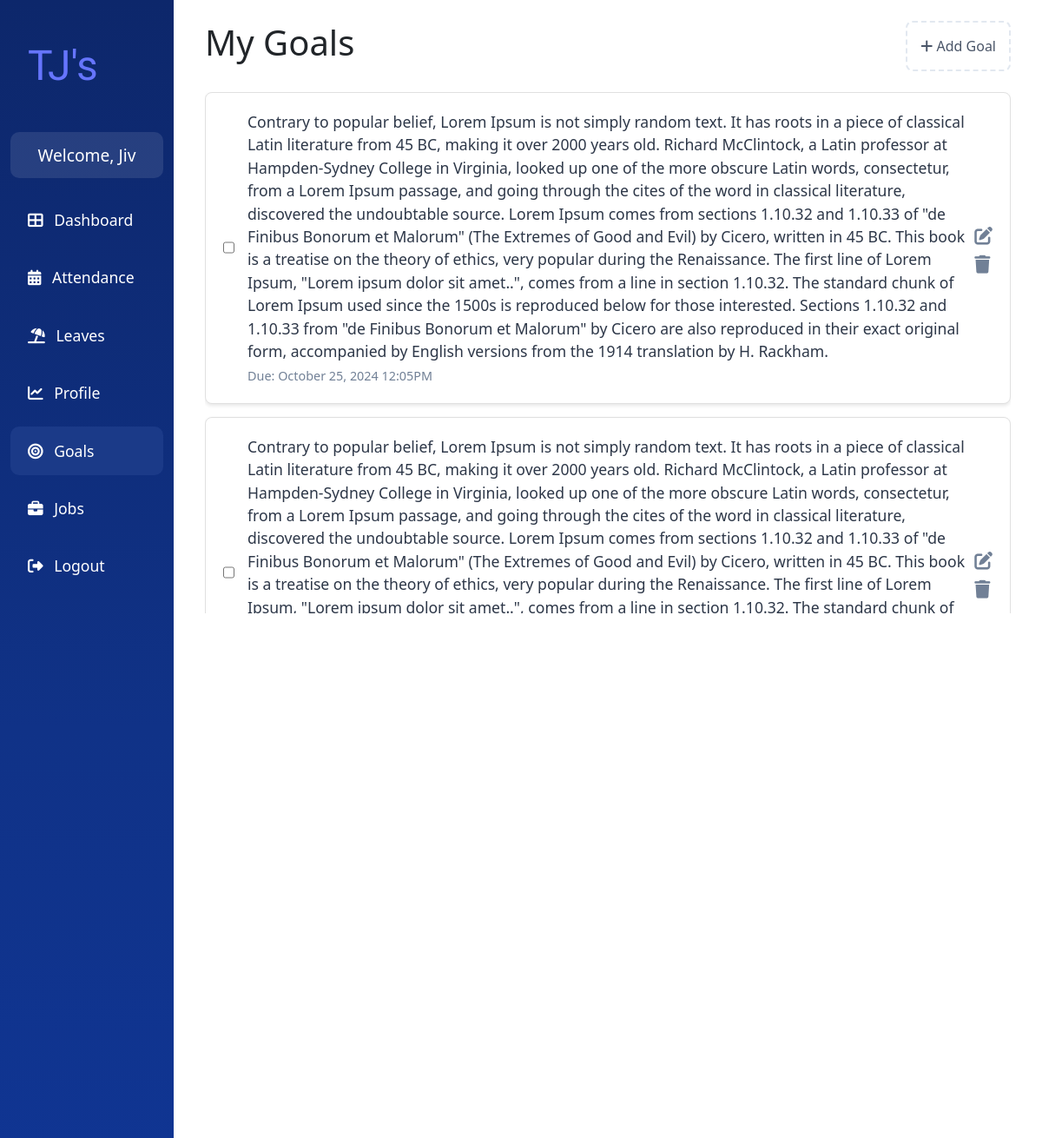
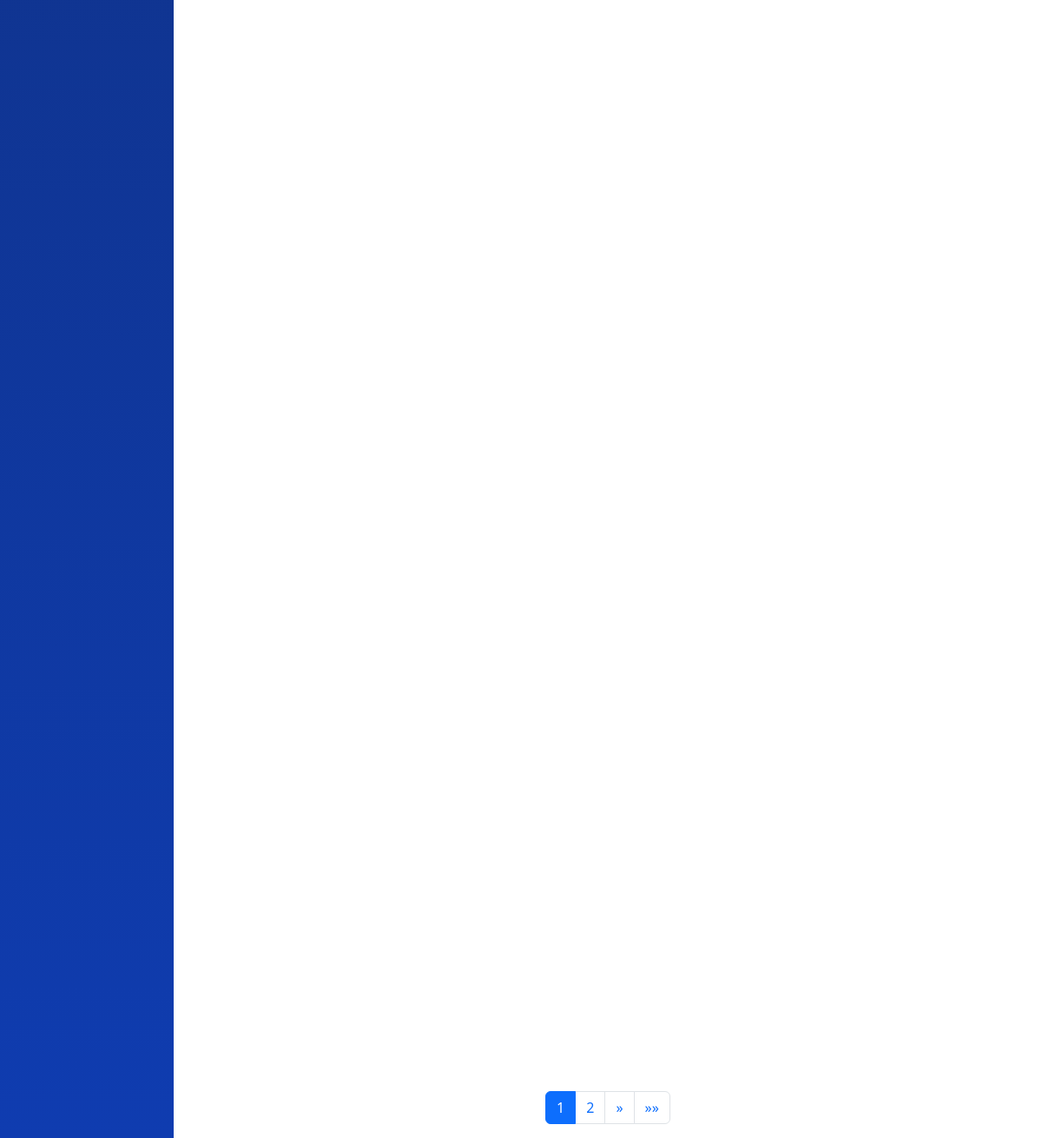
Screenshot of /goals/ (signed in) with the database file from the repository (2 pictures, top to bottom).
### api/models.py (models this page shows, shortened)
class User(AbstractUser):
    ROLE_CHOICES = [
        ("ADMIN", "Admin"),
        ("EMPLOYEE", "Employee"),
        ("MANAGER", "Manager"),
    ]
    STATUS_CHOICES = [
        ("APPROVED", "Approved"),
        ("REJECTED", "Rejected"),
        ("PENDING", "Pending"),
    ]
    username = None  # Remove the username field entirely
    email = models.EmailField(_("email address"), unique=True)
    phone_regex = RegexValidator(
        regex=r"^\+?1?\d{9,15}$",
        message="Phone number must be entered in the format: '+999999999'. Up to 15 digits allowed.",
    )
    phone_number = models.CharField(validators=[phone_regex], max_length=17, blank=True)
    address = models.OneToOneField(
        Address, on_delete=models.CASCADE, blank=True, null=True
    )
    role = models.CharField(max_length=10, choices=ROLE_CHOICES, default="EMPLOYEE")
    date_of_hire = models.DateField(blank=True, null=True)
    profile_path = models.ImageField(null=True, blank=True)
    status = models.CharField(max_length=20, choices=STATUS_CHOICES, default="PENDING")
    job = models.ForeignKey(Job, on_delete=models.SET_NULL, null=True, blank=True)
    groups = models.ManyToManyField(
        "auth.Group",
        verbose_name=_("groups"),
        blank=True,
        related_name="custom_user_set",
        related_query_name="custom_user",
    )
    user_permissions = models.ManyToManyField(
        "auth.Permission",
        verbose_name=_("user permissions"),
        blank=True,
        related_name="custom_user_set",
        related_query_name="custom_user",
    )
    objects = UserManager()
    USERNAME_FIELD = "email"
    REQUIRED_FIELDS = ["first_name", "last_name", "date_of_hire", "password"]

class Goal(models.Model):
    description = models.TextField()
    user = models.ForeignKey(User, on_delete=models.CASCADE)
    due_date = models.DateTimeField()
    completed = models.BooleanField(default=False)
    created_at = models.DateTimeField(auto_now_add=True)
    updated_at = models.DateTimeField(auto_now=True)

### api/views.py (the view)
# urls.py: path("goals/", views.goal_list, name="goals"),
@login_required
def goal_list(request):
    goals = Goal.objects.filter(user=request.user).order_by("-due_date")
    goal_filter = GoalFilter(request.GET, queryset=goals)
    paginator = Paginator(goal_filter.qs, 10)
    page_number = request.GET.get("page")
    page_obj = paginator.get_page(page_number)
    edit_goal_forms = {goal.id: GoalForm(instance=goal) for goal in goals}
    context = {
        "page_obj": page_obj,
        "edit_goal_forms": edit_goal_forms,
        "add_goal_form": GoalForm(),
        "filter": goal_filter,
    }
    return render(request, "goals.html", context)

### api/forms.py
class GoalForm(forms.ModelForm):
    class Meta:
        model = Goal
        fields = ["description", "due_date"]
        widgets = {
            "due_date": forms.DateTimeInput(attrs={"type": "datetime-local"}),
        }

### api/templatetags/custom_filters.py (called while the page is built)
@register.filter
def dict_get(d, key):
    return d.get(key)

### api/templates/api/goals.html (shortened to what this page needs)
{% extends "base.html" %}
{% load static %}
{% load crispy_forms_tags %}
{% load custom_filters %}
{% block content %}
<div class="page-container">
    <div class="content-wrapper container mt-4">
        <div class="d-flex justify-content-between align-items-center mb-4">
            <h1 class="text-3xl font-bold">My Goals</h1>
            <div class="add-goal" data-bs-toggle="modal" data-bs-target="#addGoalModal">
                <i class="fas fa-plus mr-2"></i> Add Goal
            </div>
        </div>
        <div id="goals-list">
            {% for goal in page_obj %}
            <div class="goal-item {% if goal.completed %}completed{% endif %}">
                <div class="d-flex align-items-center">
                    <input type="checkbox" class="goal-checkbox" {% if goal.completed %}checked{% endif %}>
                    <div>
                        <div class="goal-description">{{ goal.description }}</div>
                        <div class="goal-due-date">Due: {{ goal.due_date|date:"F j, Y g:iA" }}</div>
                    </div>
                    <div class="goal-actions ml-auto">
                        <i class="fas fa-edit" data-bs-toggle="modal" data-bs-target="#editGoalModal{{ goal.id }}"></i>
                        <i class="fas fa-trash" data-bs-toggle="modal" data-bs-target="#deleteGoalModal{{ goal.id }}"></i>
                    </div>
                </div>
            </div>
            {% empty %}
                <div class="goal-item">
                    <h4 class="text-center">You have no goals to accomplish.<br/><small>Set up goals to have a productive day ahead.</small></h4>
                </div>
            {% endfor %}
        </div>
        <nav aria-label="Page navigation" class="mt-auto">
            <ul class="pagination justify-content-center">
                {% for num in page_obj.paginator.page_range %}
                    {% if page_obj.number == num %}
                        <li class="page-item active"><span class="page-link">{{ num }}</span></li>
                    {% elif num > page_obj.number|add:'-3' and num < page_obj.number|add:'3' %}
                        <li class="page-item"><a class="page-link" href="?page={{ num }}">{{ num }}</a></li>
                    {% endif %}
                {% endfor %}
                {% if page_obj.has_next %}
                <li class="page-item">
                    <a class="page-link" href="?page={{ page_obj.next_page_number }}" aria-label="Next">
                        <span aria-hidden="true">&raquo;</span>
                    </a>
                </li>
                <li class="page-item">
                    <a class="page-link" href="?page={{ page_obj.paginator.num_pages }}" aria-label="Last">
                        <span aria-hidden="true">&raquo;&raquo;</span>
                    </a>
                </li>
                {% endif %}
            </ul>
        </nav>
    </div>
</div>
{% endblock content %}

### api/templates/api/base.html (shortened to what this page needs)
{% load static %}
<!DOCTYPE html>
<html lang="en">
  <head>
    <link
      href="https://cdn.jsdelivr.net/npm/bootstrap@5.3.0/dist/css/bootstrap.min.css"
      rel="stylesheet"
    />
    <link
      href="https://cdnjs.cloudflare.com/ajax/libs/font-awesome/6.4.0/css/all.min.css"
      rel="stylesheet"
    />
  </head>
  <body>
    <div class="container-fluid">
      <div class="row">
        <nav
          id="sidebarMenu"
          class="col-md-3 col-lg-2 d-md-block sidebar collapse"
        >
          <div class="position-sticky">
            <div class="logo">
              TJ's
            </div>
            <div class="welcome-message">
              <h3>Welcome, {{ request.user.first_name|capfirst }}</h3>
            </div>
            <ul class="nav flex-column">
              <li class="nav-item">
                <a class="nav-link {% if request.resolver_match.url_name == 'dashboard' %}active{% endif %}" href="{% url 'dashboard' %}">
                  <i class="fas fa-th-large me-2"></i> Dashboard
                </a>
              </li>
              <li class="nav-item">
                <a class="nav-link {% if request.resolver_match.url_name == 'attendance' or request.resolver_match.url_name == 'employee_attendance' %}active{% endif %}"
                {% if request.user.role == "MANAGER" %}
                  href="{% url 'attendance' %}"
                {% else %}
                  href="{% url 'employee_attendance' %}"
                {% endif %}>
                  <i class="fas fa-calendar-alt me-2"></i> Attendance
                </a>
              </li>
              <li class="nav-item">
                <a class="nav-link {% if request.resolver_match.url_name == 'leaves' %}active{% endif %}" href="{% url 'leaves' %}">
                  <i class="fa-solid fa-umbrella-beach me-2"></i> Leaves
                </a>
              </li>
              <li class="nav-item">
                <a class="nav-link {% if request.resolver_match.url_name == 'profile' %}active{% endif %}" href="{% url 'profile' %}">
                  <i class="fas fa-chart-line me-2"></i> Profile
                </a>
              </li>
              <li class="nav-item">
                <a class="nav-link {% if request.resolver_match.url_name == 'goals' %}active{% endif %}" href="{% url 'goals' %}">
                  <i class="fas fa-bullseye me-2"></i> Goals
                </a>
              </li>
              {% if request.user.role == "MANAGER" %}
                <li class="nav-item">
                  <a class="nav-link {% if request.resolver_match.url_name == 'jobs' %}active{% endif %}" href="{% url 'jobs' %}">
                    <i class="fa-solid fa-briefcase me-2"></i> Jobs
                  </a>
                </li>
              {% endif %}
              <li class="nav-item">
                <a class="nav-link" href="#" data-bs-toggle="modal" data-bs-target="#logoutModal">
                  <i class="fas fa-sign-out-alt me-2"></i> Logout
                </a>
              </li>
            </ul>
          </div>
        </nav>
        <main class="col-md-9 ms-sm-auto col-lg-10 px-md-4 main-content">
          {% block content %} {% endblock content %}
        </main>
      </div>
    </div>
  </body>
</html>

### api/templates/api/base.html (style rules this page uses)
:root { --primary-color: #6675FE; --primary-light: #6366f1; --background-color: #f8fafc; --text-color: #1e293b; }
body { 8 background-color: #f0f2f5; }
.sidebar { background: linear-gradient(180deg, #0D276B 0%, #103287 32%, #0F3CB0 100%); color: white; height: 100vh; padding-top: 20px; overflow-y: auto; position: fixed; top: 0; left: 0; z-index: 1000; }
.sidebar .nav-link { color: white; padding: 15px 20px; font-size: 1.1rem; margin-bottom: 10px; }
.sidebar .nav-link.active { background-color: #1B3A88; border-radius: 10px; }
.logo { font-family: 'Paytone One', sans-serif; font-weight: 400; color: var(--primary-color); font-size: 3rem; padding: 20px; margin-bottom: 20px; }
.main-content { margin-left: 0; padding-top: 0; }
.welcome-message { background-color: rgba(255, 255, 255, 0.1); border-radius: 10px; padding: 15px; margin-bottom: 20px; text-align: center; }
.welcome-message h3 { font-size: 1.2rem; margin-bottom: 0; color: #ffffff; font-weight: 500; }

### api/templates/api/goals.html (style rules this page uses)
.page-container { display: flex; flex-direction: column; min-height: 100vh; }
.content-wrapper { flex: 1; display: flex; flex-direction: column; }
#goals-list { flex: 1; overflow-y: auto; margin-bottom: 20px; }
.goal-item { background-color: #ffffff; border: 1px solid #e0e0e0; border-radius: 8px; padding: 20px; margin-bottom: 15px; cursor: pointer; transition: all 0.3s ease; box-shadow: 0 2px 4px rgba(0,0,0,0.1); }
.goal-checkbox { margin-right: 15px; width: 20px; height: 20px; }
.goal-description { font-size: 1.1rem; color: #2d3748; margin-bottom: 5px; }
.goal-due-date { font-size: 0.9rem; color: #718096; }
.add-goal { color: #4a5568; cursor: pointer; padding: 15px; border: 2px dashed #e2e8f0; border-radius: 8px; display: inline-block; transition: all 0.3s ease; }
.goal-actions { float: right; }
.goal-actions i { cursor: pointer; margin-top: 10px; margin-left: 10px; color: #718096; transition: color 0.2s ease; font-size: 1.3em; }

### rows the page displays
User: user.first_name "Jiv"
Goal: description "Contrary to popular belief, Lorem Ipsum is not simply random text. It has roots in a piece of classical Latin literature from 45 BC, making it over 2000 years old. Richard McClintock, a Latin professor at Hampden-Sydney College in Virginia, looked up one of the more obscure Latin words, consectetur, from a Lorem Ipsum passage, and going through the cites of the word in classical literature, discovered the undoubtable source. Lorem Ipsum comes from sections 1.10.32 and 1.10.33 of \"de Finibus Bonorum et Malorum\" (The Extremes of Good and Evil) by Cicero, written in 45 BC. This book is a treatise on the theory of ethics, very popular during the Renaissance. The first line of Lorem Ipsum,…", due_date "October 25, 2024 12:05PM"
Goal: description "Contrary to popular belief, Lorem Ipsum is not simply random text. It has roots in a piece of classical Latin literature from 45 BC, making it over 2000 years old. Richard McClintock, a Latin professor at Hampden-Sydney College in Virginia, looked up one of the more obscure Latin words, consectetur, from a Lorem Ipsum passage, and going through the cites of the word in classical literature, discovered the undoubtable source. Lorem Ipsum comes from sections 1.10.32 and 1.10.33 of \"de Finibus Bonorum et Malorum\" (The Extremes of Good and Evil) by Cicero, written in 45 BC. This book is a treatise on the theory of ethics, very popular during the Renaissance. The first line of Lorem Ipsum,…"

### other values shown
{{ num }} "1"
{{ num }} "2"
